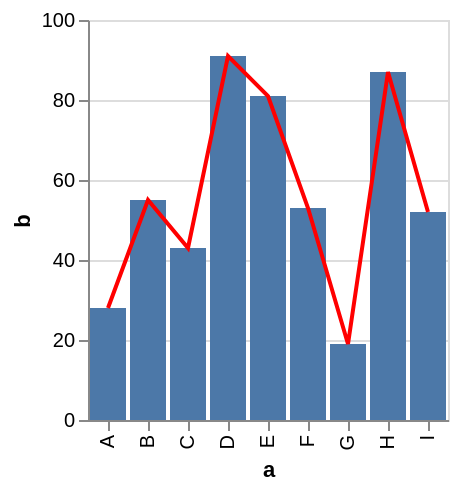

Here is the Vega-Lite specification saved for this chart:
### Vega specification from a JSON file in a GitHub repository (floating-point values rounded to 4 significant figures)
{"$schema": "https://vega.github.io/schema/vega/v5.json", "background": "white", "padding": 5, "height": 200, "style": "cell", "data": [{"name": "source_0", "values": [{"a": "A", "b": 28}, {"a": "B", "b": 55}, {"a": "C", "b": 43}, {"a": "D", "b": 91}, {"a": "E", "b": 81}, {"a": "F", "b": 53}, {"a": "G", "b": 19}, {"a": "H", "b": 87}, {"a": "I", "b": 52}]}, {"name": "data_0", "source": "source_0", "transform": [{"type": "filter", "expr": "isValid(datum[\"b\"]) && isFinite(+datum[\"b\"])"}]}], "signals": [{"name": "x_step", "value": 20}, {"name": "width", "update": "bandspace(domain('x').length, 0.1, 0.05) * x_step"}], "marks": [{"name": "layer_0_marks", "type": "rect", "style": ["bar"], "from": {"data": "source_0"}, "encode": {"update": {"fill": {"value": "#4c78a8"}, "ariaRoleDescription": {"value": "bar"}, "description": {"signal": "\"a\" + \": \" + (isValid(datum[\"a\"]) ? datum[\"a\"] : \"\"+datum[\"a\"]) + \"; \" + \"b\" + \": \" + (format(datum[\"b\"], \"\"))"}, "x": {"scale": "x", "field": "a"}, "width": {"scale": "x", "band": 1}, "y": {"scale": "y", "field": "b"}, "y2": {"scale": "y", "value": 0}}}}, {"name": "layer_1_marks", "type": "line", "style": ["line"], "sort": {"field": "datum[\"a\"]"}, "from": {"data": "source_0"}, "encode": {"update": {"stroke": {"value": "red"}, "description": {"signal": "\"a\" + \": \" + (isValid(datum[\"a\"]) ? datum[\"a\"] : \"\"+datum[\"a\"]) + \"; \" + \"b\" + \": \" + (format(datum[\"b\"], \"\"))"}, "x": {"scale": "x", "field": "a", "band": 0.5}, "y": {"scale": "y", "field": "b"}, "defined": {"signal": "isValid(datum[\"b\"]) && isFinite(+datum[\"b\"])"}}}}], "scales": [{"name": "x", "type": "band", "domain": {"data": "source_0", "field": "a", "sort": true}, "range": {"step": {"signal": "x_step"}}, "paddingInner": 0.1, "paddingOuter": 0.05}, {"name": "y", "type": "linear", "domain": {"data": "source_0", "field": "b"}, "range": [{"signal": "height"}, 0], "nice": true, "zero": true}], "axes": [{"scale": "y", "orient": "left", "gridScale": "x", "grid": true, "tickCount": {"signal": "ceil(height/40)"}, "domain": false, "labels": false, "aria": false, "maxExtent": 0, "minExtent": 0, "ticks": false, "zindex": 0}, {"scale": "x", "orient": "bottom", "grid": false, "title": "a", "labelAlign": "right", "labelAngle": 270, "labelBaseline": "middle", "zindex": 0}, {"scale": "y", "orient": "left", "grid": false, "title": "b", "labelOverlap": true, "tickCount": {"signal": "ceil(height/40)"}, "zindex": 0}]}
